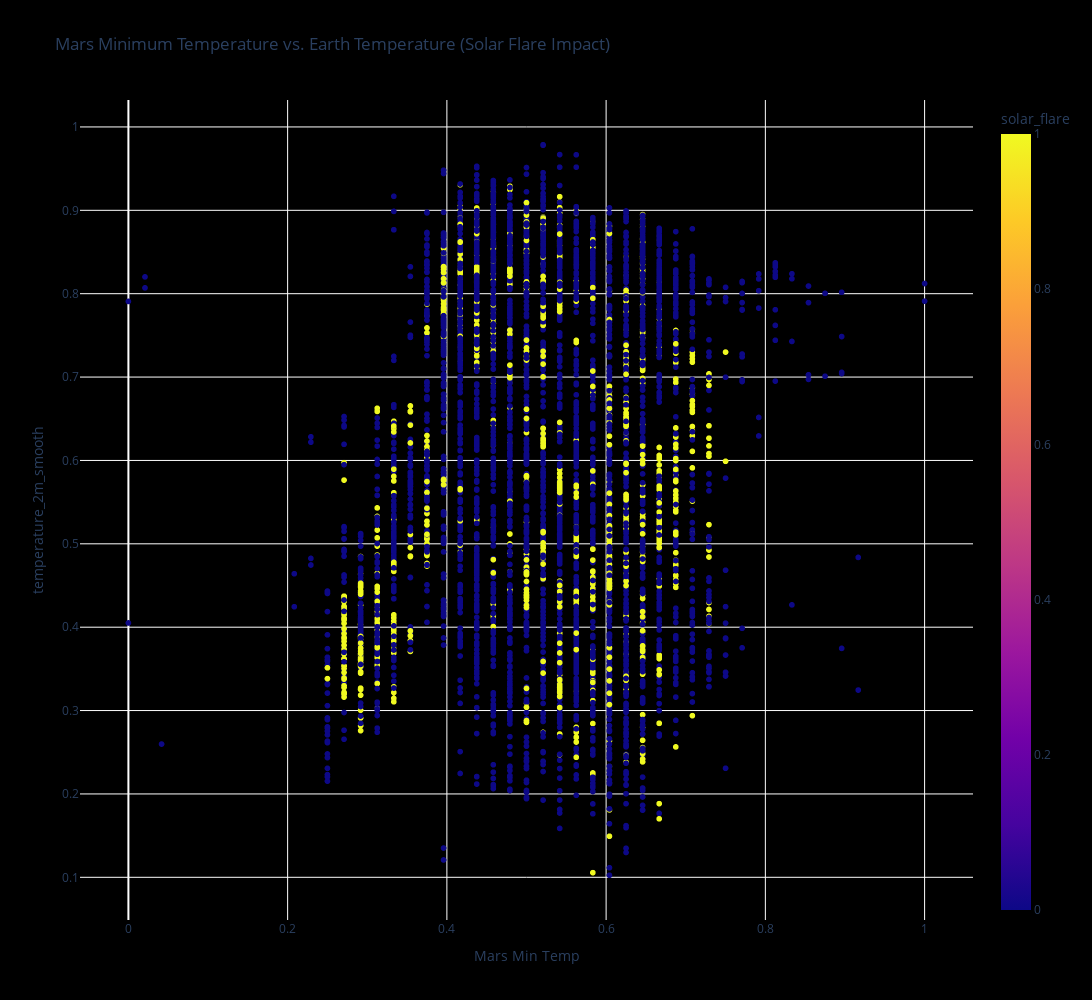

Notebook cell for this chart:
### Code cell
fig = px.scatter(merged_df, x="min_temp", y="temperature_2m_smooth", color="solar_flare",
                  title="Mars Minimum Temperature vs. Earth Temperature (Solar Flare Impact)",
                  labels={"min_temp": "Mars Min Temp", "temperature_2m": "Earth Temperature"})
fig.update_layout(paper_bgcolor="#000000",
                  plot_bgcolor="#000000",
                  height=1000, 
                  width=2000)
fig.show()

### Figure 1 — Plotly figure (JSON) as saved in the notebook; plotly's stock layout.template omitted (floating-point values rounded to 4 significant figures; data arrays with more than 128 entries replaced by an {"elided": "..."} marker saying what was removed)
{"data": [{"hovertemplate": "Mars Min Temp=%{x}<br>temperature_2m_smooth=%{y}<br>solar_flare=%{marker.color}<extra></extra>", "legendgroup": "", "marker": {"color": {"elided": "5450 int values"}, "coloraxis": "coloraxis", "symbol": "circle"}, "mode": "markers", "name": "", "showlegend": false, "type": "scattergl", "x": {"elided": "5450 float values"}, "xaxis": "x", "y": {"elided": "5450 float values"}, "yaxis": "y"}], "layout": {"coloraxis": {"colorbar": {"title": {"text": "solar_flare"}}, "colorscale": [[0, "#0d0887"], [0.1111, "#46039f"], [0.2222, "#7201a8"], [0.3333, "#9c179e"], [0.4444, "#bd3786"], [0.5556, "#d8576b"], [0.6667, "#ed7953"], [0.7778, "#fb9f3a"], [0.8889, "#fdca26"], [1, "#f0f921"]]}, "height": 1000, "legend": {"tracegroupgap": 0}, "paper_bgcolor": "#000000", "plot_bgcolor": "#000000", "title": {"text": "Mars Minimum Temperature vs. Earth Temperature (Solar Flare Impact)"}, "width": 2000, "xaxis": {"anchor": "y", "domain": [0, 1], "title": {"text": "Mars Min Temp"}}, "yaxis": {"anchor": "x", "domain": [0, 1], "title": {"text": "temperature_2m_smooth"}}}}
